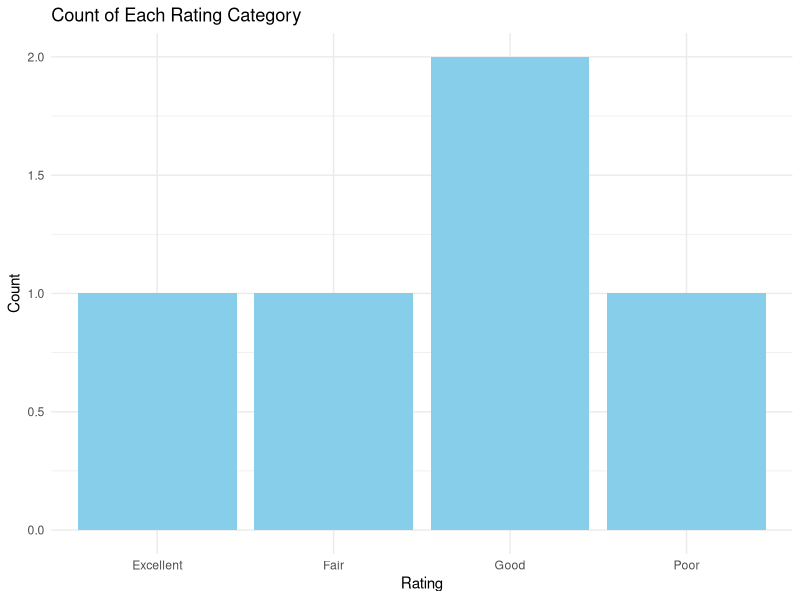
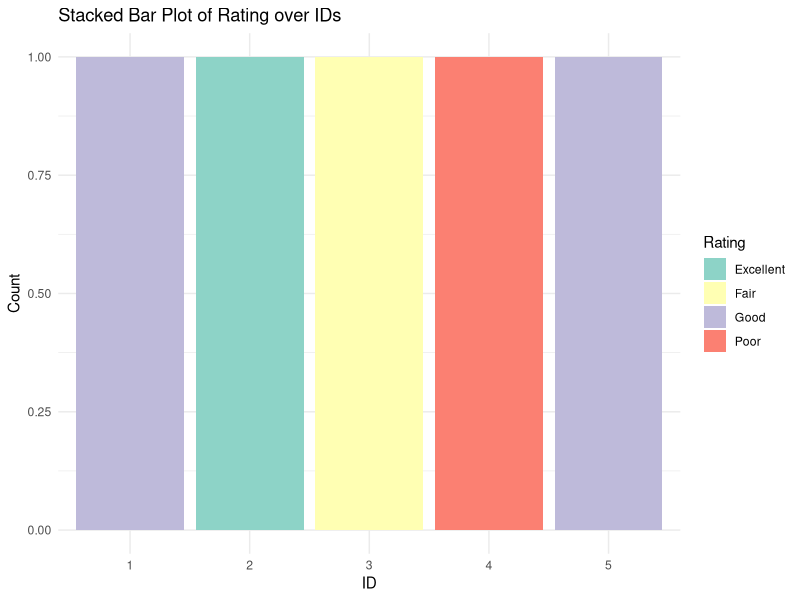
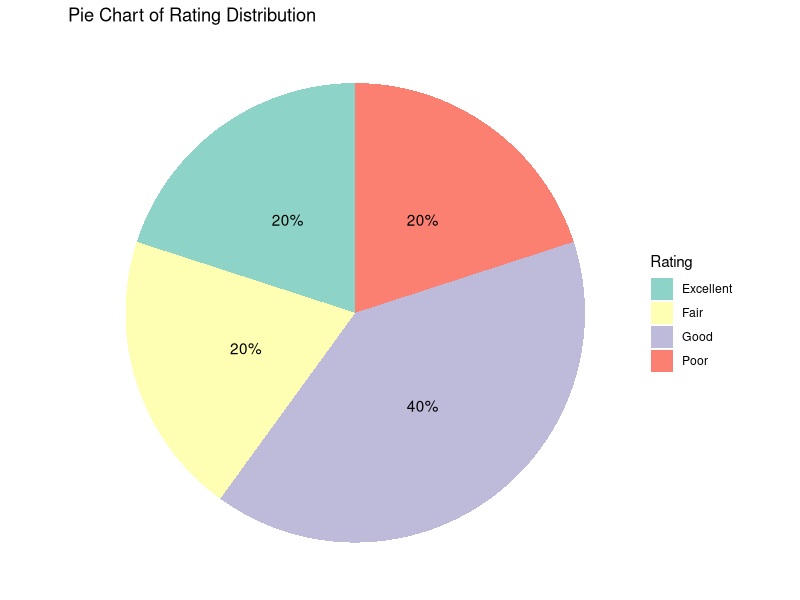
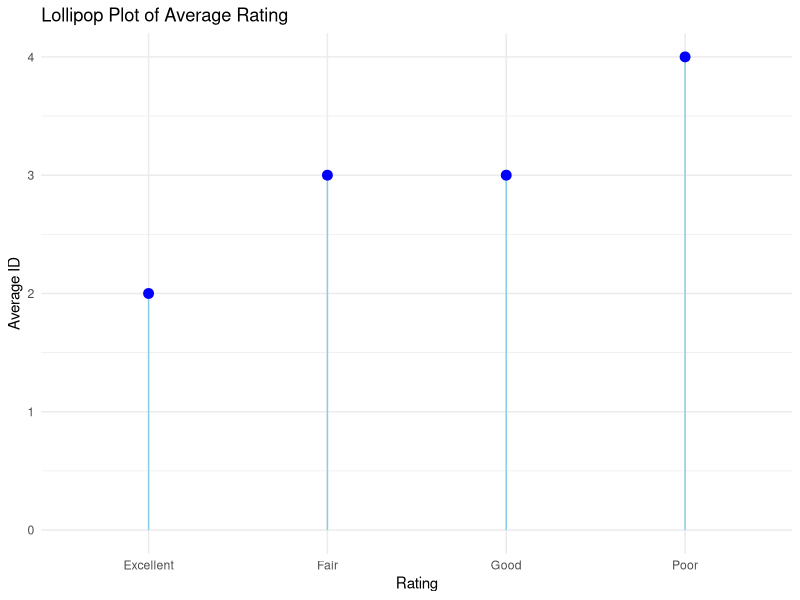
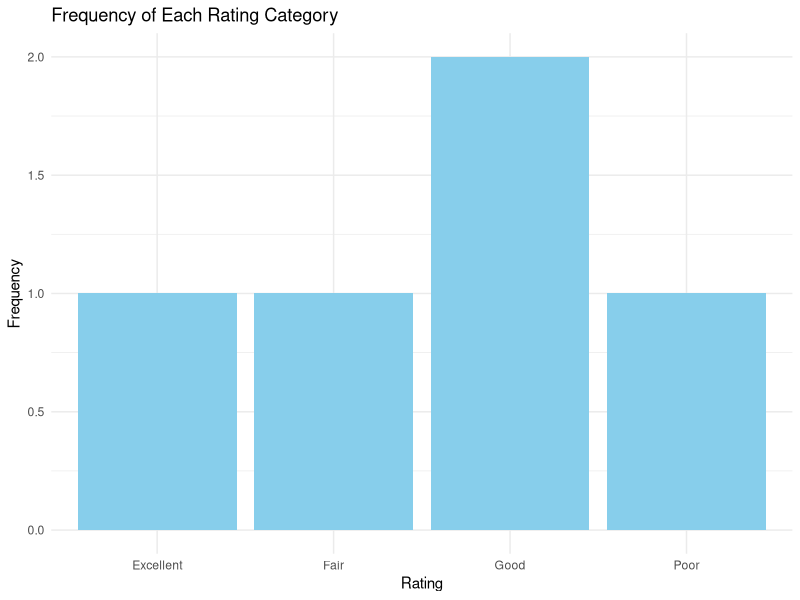

These charts were generated, in order, by the following R code:
# Load required libraries
library(ggplot2)
library(dplyr)

# Create the data frame
data <- data.frame(
  ID = c(1, 2, 3, 4, 5),
  Rating = c("Good", "Excellent", "Fair", "Poor", "Good")
)

# Count occurrences of each Rating category
rating_counts <- table(data$Rating)

# Create bar plot
ggplot(data, aes(x = Rating)) +
  geom_bar(fill = "skyblue") +
  labs(title = "Count of Each Rating Category", x = "Rating", y = "Count") +
  theme_minimal()

# Create stacked bar plot
ggplot(data, aes(x = factor(ID), fill = Rating)) +
  geom_bar() +
  labs(title = "Stacked Bar Plot of Rating over IDs", x = "ID", y = "Count") +
  theme_minimal() +
  scale_fill_brewer(palette = "Set3")

# Calculate proportion of each Rating category
rating_prop <- prop.table(table(data$Rating))
rating_prop_df <- data.frame(rating_prop)
names(rating_prop_df) <- c("Rating", "Freq")

# Create pie chart with values inside
ggplot(rating_prop_df, aes(x = "", y = Freq, fill = factor(Rating))) +
  geom_bar(stat = "identity") +
  coord_polar("y", start = 0) +
  geom_text(aes(label = paste0(round(Freq * 100, 1), "%")), 
            position = position_stack(vjust = 0.5)) +
  labs(title = "Pie Chart of Rating Distribution", fill = "Rating") +
  theme_void() +
  scale_fill_brewer(palette = "Set3")

# Calculate average rating
average_rating <- data %>%
  group_by(Rating) %>%
  summarise(avg_ID = mean(ID))

# Create lollipop plot
ggplot(average_rating, aes(x = Rating, y = avg_ID)) +
  geom_segment(aes(x = Rating, xend = Rating, y = 0, yend = avg_ID), color = "skyblue") +
  geom_point(size = 3, color = "blue") +
  labs(title = "Lollipop Plot of Average Rating", x = "Rating", y = "Average ID") +
  theme_minimal()

# Count frequencies of each Rating category
freq_ratings <- data %>%
  group_by(Rating) %>%
  summarise(count = n())

# Create bar chart
ggplot(freq_ratings, aes(x = Rating, y = count)) +
  geom_bar(stat = "identity", fill = "skyblue") +
  labs(title = "Frequency of Each Rating Category", x = "Rating", y = "Frequency") +
  theme_minimal()
